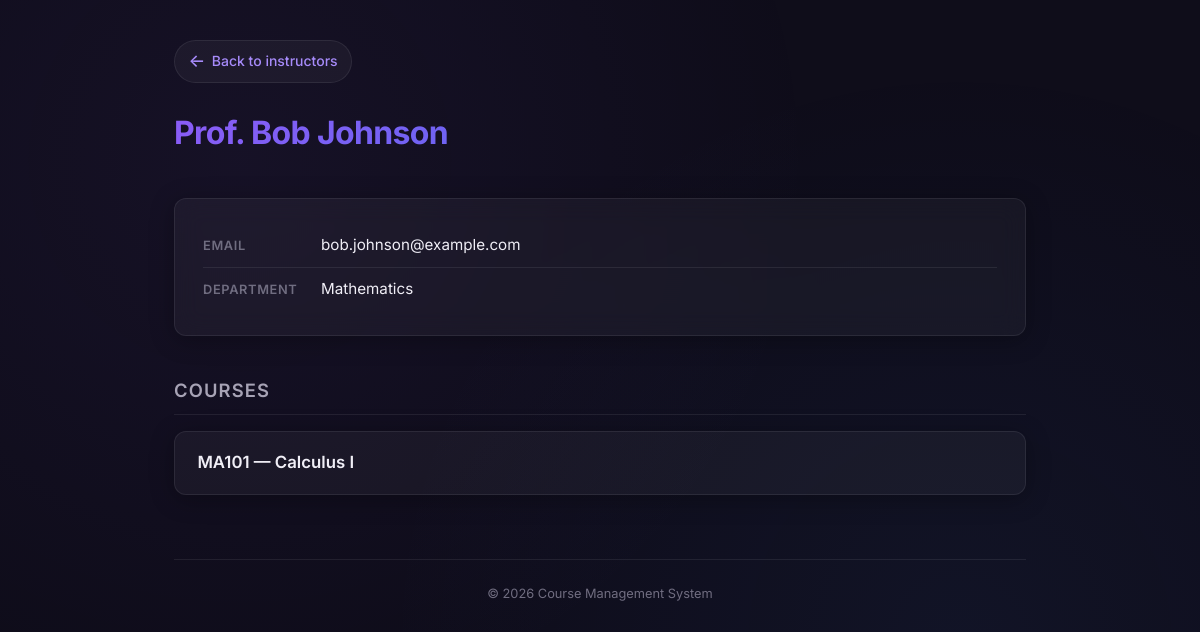
Screenshot of /instructor/2/ with the database file from the repository.
### instructor/models.py (models this page shows, shortened)
class Instructor(models.Model):
    name = models.CharField(max_length=100)
    email = models.EmailField(unique=True)
    department = models.CharField(max_length=100)
    class Meta:
        ordering = ["name"]

### course/models.py (models this page shows, shortened)
class Course(models.Model):
    title = models.CharField(max_length=200)
    code = models.CharField(max_length=20, unique=True)
    description = models.TextField(blank=True)
    instructor = models.ForeignKey(
        Instructor,
        on_delete=models.CASCADE,
        related_name="courses",
    )
    class Meta:
        ordering = ["code"]

### instructor/views.py (the view)
# urls.py: path('instructor/<int:pk>/', views.instructor_detail, name='instructor_detail'),
def instructor_detail(request, pk: int):
    instructor = get_object_or_404(Instructor, pk=pk)
    courses = instructor.courses.all()
    return render(
        request,
        "instructor/instructor_detail.html",
        {"instructor": instructor, "courses": courses},
    )

### instructor/templates/instructor/instructor_detail.html (shortened to what this page needs)
{% extends "base.html" %}
{% block content %}
<a href="{% url 'instructor_list' %}" class="back-link">
    <span class="arrow">&larr;</span> Back to instructors
</a>
<header class="page-header">
    <h1>{{ instructor.name }}</h1>
</header>
<div class="info-block">
    <div class="info-row">
        <span class="info-label">Email</span>
        <span class="info-value">{{ instructor.email }}</span>
    </div>
    <div class="info-row">
        <span class="info-label">Department</span>
        <span class="info-value">{{ instructor.department }}</span>
    </div>
</div>
<h2 class="section-title">Courses</h2>
<ul class="card-list">
    {% for course in courses %}
    <li class="card-item">
        <a href="{% url 'course_detail' course.pk %}">
            <span class="card-title">{{ course.code }} &mdash; {{ course.title }}</span>
        </a>
    </li>
    {% empty %}
    <li class="empty-state">No courses assigned to this instructor.</li>
    {% endfor %}
</ul>
{% endblock %}

### static/css/style.css (style rules this page uses)
:root { --bg-primary: #0f0d1a; --bg-secondary: #1a1726; --bg-card: rgba(255, 255, 255, 0.04); --bg-card-hover: rgba(255, 255, 255, 0.08); --border-color: rgba(255, 255, 255, 0.08); --text-primary: #f0eef6; --text-secondary: #a7a3b5; --text-muted: #706d80; --accent: #8b5cf6; --accent-light: #a78bfa; --accent-glow: rgba(139, 92, 246, 0.25); --gradient: linear-gradient(135deg, #8b5cf6, #6366f1, #3b82f6); --radius: 12px; --radius-sm: 8px; --shadow: 0 4px 24px rgba(0, 0, 0, 0.3); --shadow-hover: 0 8px 40px rgba(0, 0, 0, 0.45); --transition: 0.25s cubic-bezier(0.4, 0, 0.2, 1); }
*, *::before, *::after { box-sizing: border-box; margin: 0; padding: 0; }
html { font-size: 16px; scroll-behavior: smooth; }
body { font-family: 'Inter', system-ui, -apple-system, sans-serif; background: var(--bg-primary); color: var(--text-primary); line-height: 1.6; min-height: 100vh; -webkit-font-smoothing: antialiased; }
body::before { content: ''; position: fixed; inset: 0; background-image: radial-gradient(circle at 20% 20%, rgba(139, 92, 246, 0.06) 0%, transparent 50%), radial-gradient(circle at 80% 80%, rgba(59, 130, 246, 0.06) 0%, transparent 50%); pointer-events: none; z-index: 0; }
.page-header { margin-bottom: 2.5rem; }
.page-header h1 { font-size: 2rem; font-weight: 700; letter-spacing: -0.02em; background: var(--gradient); -webkit-background-clip: text; -webkit-text-fill-color: transparent; background-clip: text; }
.back-link { display: inline-flex; align-items: center; gap: 0.4rem; font-size: 0.875rem; font-weight: 500; color: var(--accent-light); text-decoration: none; margin-bottom: 1.5rem; padding: 0.4rem 0.85rem; border-radius: 999px; background: var(--bg-card); border: 1px solid var(--border-color); transition: all var(--transition); }
.back-link .arrow { font-size: 1.1rem; transition: transform var(--transition); }
.section-title { font-size: 1.15rem; font-weight: 600; color: var(--text-secondary); text-transform: uppercase; letter-spacing: 0.06em; margin: 2.5rem 0 1rem; padding-bottom: 0.5rem; border-bottom: 1px solid var(--border-color); }
.info-block { background: var(--bg-card); border: 1px solid var(--border-color); border-radius: var(--radius); padding: 1.5rem 1.75rem; backdrop-filter: blur(12px); box-shadow: var(--shadow); }
.info-row { display: flex; align-items: baseline; gap: 0.5rem; padding: 0.6rem 0; }
.info-row:not(:last-child) { border-bottom: 1px solid var(--border-color); }
.info-label { font-size: 0.8rem; font-weight: 600; text-transform: uppercase; letter-spacing: 0.05em; color: var(--text-muted); min-width: 110px; flex-shrink: 0; }
.info-value { color: var(--text-primary); font-size: 0.95rem; }
.card-list { list-style: none; display: flex; flex-direction: column; gap: 0.75rem; }
.card-item { background: var(--bg-card); border: 1px solid var(--border-color); border-radius: var(--radius); padding: 1.1rem 1.4rem; transition: all var(--transition); box-shadow: var(--shadow); }
.card-item a { text-decoration: none; color: var(--text-primary); display: block; }
.card-item .card-title { font-size: 1.05rem; font-weight: 600; margin-bottom: 0.2rem; transition: color var(--transition); }

### rows the page displays
Instructor: name "Prof. Bob Johnson", email "bob.johnson@example.com", department "Mathematics"
Course: code "MA101", title "Calculus I"
